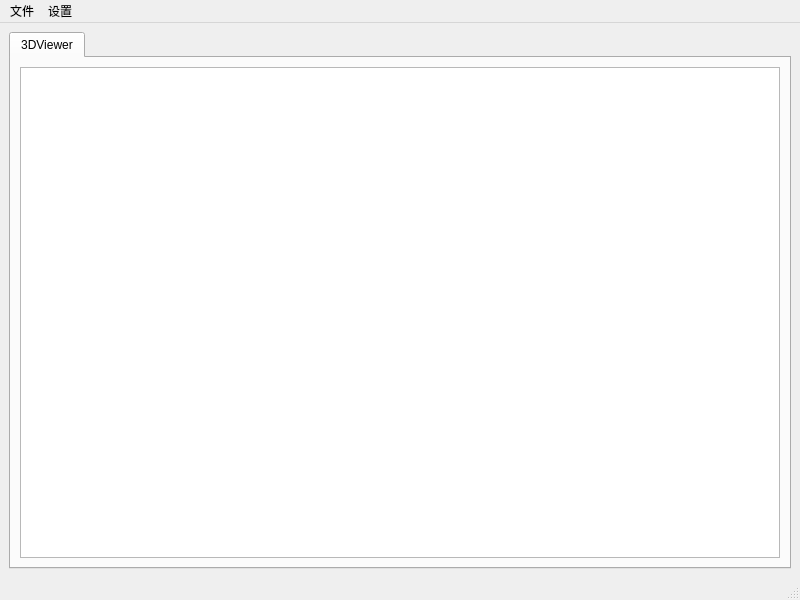
<?xml version="1.0" encoding="UTF-8"?>
<ui version="4.0">
 <class>MainWindow</class>
 <widget class="QMainWindow" name="MainWindow">
  <property name="geometry">
   <rect>
    <x>0</x>
    <y>0</y>
    <width>800</width>
    <height>600</height>
   </rect>
  </property>
  <property name="windowTitle">
   <string>MainWindow</string>
  </property>
  <widget class="QWidget" name="centralwidget">
   <layout class="QHBoxLayout" name="horizontalLayout">
    <item>
     <widget class="QTabWidget" name="tabWidget">
      <property name="currentIndex">
       <number>0</number>
      </property>
      <widget class="QWidget" name="tab_3D">
       <attribute name="title">
        <string>3DViewer</string>
       </attribute>
       <layout class="QGridLayout" name="gridLayout_2">
        <item row="0" column="0">
         <widget class="QGraphicsView" name="view"/>
        </item>
       </layout>
      </widget>
     </widget>
    </item>
   </layout>
  </widget>
  <widget class="QMenuBar" name="menubar">
   <property name="geometry">
    <rect>
     <x>0</x>
     <y>0</y>
     <width>800</width>
     <height>25</height>
    </rect>
   </property>
   <widget class="QMenu" name="menuFile">
    <property name="title">
     <string>文件</string>
    </property>
    <addaction name="actionOpen"/>
   </widget>
   <widget class="QMenu" name="menuSetting">
    <property name="title">
     <string>设置</string>
    </property>
    <addaction name="actionsetBackgroundColor"/>
    <addaction name="actionsetModelColor"/>
   </widget>
   <addaction name="menuFile"/>
   <addaction name="menuSetting"/>
  </widget>
  <widget class="QStatusBar" name="statusbar"/>
  <action name="actionOpen">
   <property name="text">
    <string>打开</string>
   </property>
  </action>
  <action name="actionsetBackgroundColor">
   <property name="text">
    <string>设置背景颜色</string>
   </property>
  </action>
  <action name="actionsetModelColor">
   <property name="text">
    <string>设置模型颜色</string>
   </property>
  </action>
  <action name="actionwireframe">
   <property name="text">
    <string>展示框架</string>
   </property>
  </action>
 </widget>
 <resources/>
 <connections/>
</ui>
